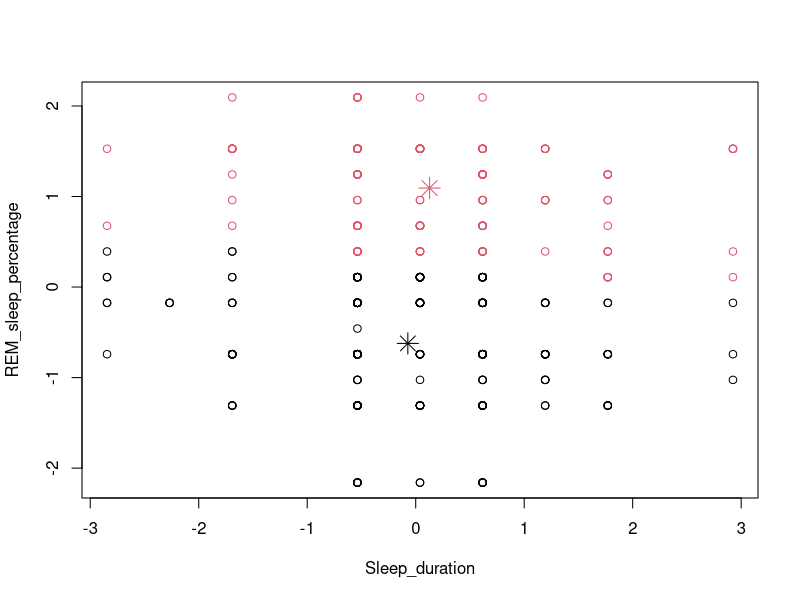
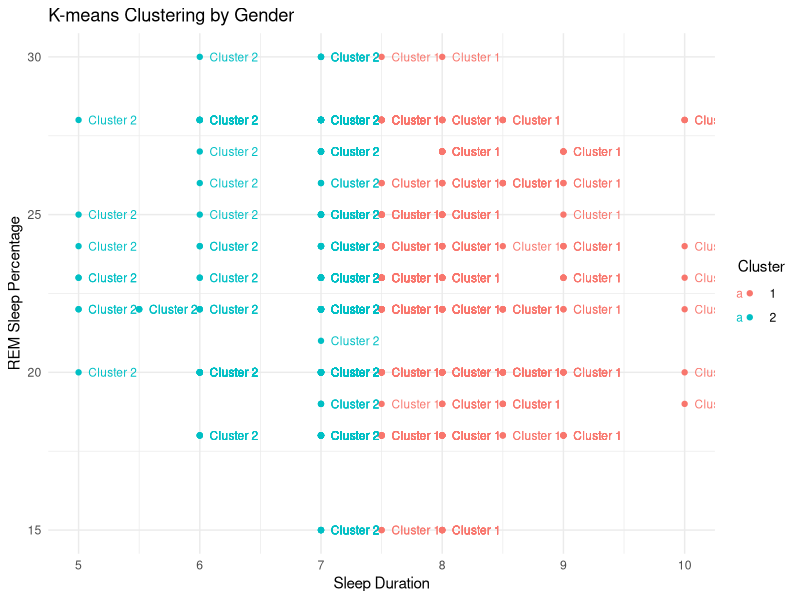

The R source for these figures, in order:

# Load necessary libraries
library(ggplot2)
library(dplyr)

# Load your dataset
df <- read.csv("Sleep_Efficiency.csv")


#1
# Load necessary libraries
library(cluster)

# Select relevant variables for clustering (example with Sleep_duration and REM_sleep_percentage)
data_for_clustering <- df[, c("Sleep_duration", "REM_sleep_percentage")]

# Standardize the data
scaled_data <- scale(data_for_clustering)

# Perform k-means clustering based on Gender (assuming Gender is a binary variable)
kmeans_result_gender <- kmeans(scaled_data, centers = 2)

# Visualize the clusters by Gender
plot(scaled_data, col = kmeans_result_gender$cluster)
points(kmeans_result_gender$centers, col = 1:2, pch = 8, cex = 2)



# Load necessary libraries
library(ggplot2)
library(dplyr)
library(cluster)

# Load your dataset
df <- read.csv("Sleep_Efficiency.csv")

# Select relevant variables for clustering (example with Sleep_duration and REM_sleep_percentage)
data_for_clustering <- df[, c("Sleep_duration", "REM_sleep_percentage")]

# Standardize the data
scaled_data <- scale(data_for_clustering)

# Perform k-means clustering based on Gender (assuming Gender is a binary variable)
kmeans_result_gender <- kmeans(scaled_data, centers = 2)

# Visualize the clusters by Gender using ggplot2
df_clustered <- cbind(df, Cluster = as.factor(kmeans_result_gender$cluster))

ggplot(df_clustered, aes(x = Sleep_duration, y = REM_sleep_percentage, color = Cluster)) +
  geom_point() +
  geom_text(aes(label = ifelse(Cluster == 1, "Cluster 1", "Cluster 2")), 
            hjust = -0.2, vjust = 0.5, size = 3) +
  labs(title = "K-means Clustering by Gender",
       x = "Sleep Duration",
       y = "REM Sleep Percentage") +
  theme_minimal()

citation()
citation("ggplot2")
citation("dplyr")
citation("cluster")
